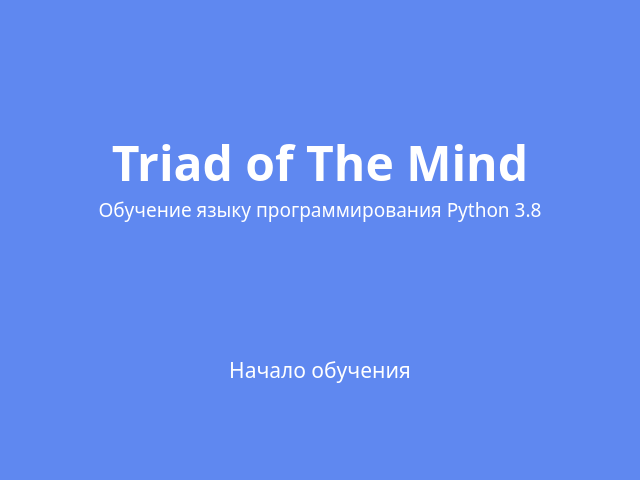
<?xml version="1.0" encoding="UTF-8"?>
<ui version="4.0">
 <class>MainWindow</class>
 <widget class="QMainWindow" name="MainWindow">
  <property name="windowModality">
   <enum>Qt::NonModal</enum>
  </property>
  <property name="enabled">
   <bool>true</bool>
  </property>
  <property name="geometry">
   <rect>
    <x>0</x>
    <y>0</y>
    <width>640</width>
    <height>480</height>
   </rect>
  </property>
  <property name="minimumSize">
   <size>
    <width>640</width>
    <height>480</height>
   </size>
  </property>
  <property name="maximumSize">
   <size>
    <width>640</width>
    <height>480</height>
   </size>
  </property>
  <property name="windowTitle">
   <string>Triad of The Mind</string>
  </property>
  <property name="windowIcon">
   <iconset resource="../image/resource_rc.qrc">
    <normaloff>:/recurce/icon.png</normaloff>:/recurce/icon.png</iconset>
  </property>
  <property name="layoutDirection">
   <enum>Qt::LeftToRight</enum>
  </property>
  <widget class="QWidget" name="centralwidget">
   <property name="enabled">
    <bool>true</bool>
   </property>
   <property name="sizePolicy">
    <sizepolicy hsizetype="Preferred" vsizetype="Preferred">
     <horstretch>0</horstretch>
     <verstretch>0</verstretch>
    </sizepolicy>
   </property>
   <property name="minimumSize">
    <size>
     <width>640</width>
     <height>480</height>
    </size>
   </property>
   <property name="layoutDirection">
    <enum>Qt::LeftToRight</enum>
   </property>
   <property name="styleSheet">
    <string notr="true">background-color: rgb(95, 136, 240);</string>
   </property>
   <layout class="QVBoxLayout" name="verticalLayout_7">
    <property name="sizeConstraint">
     <enum>QLayout::SetDefaultConstraint</enum>
    </property>
    <property name="leftMargin">
     <number>0</number>
    </property>
    <item>
     <layout class="QVBoxLayout" name="verticalLayout">
      <property name="topMargin">
       <number>40</number>
      </property>
      <property name="bottomMargin">
       <number>0</number>
      </property>
      <item>
       <layout class="QHBoxLayout" name="horizontalLayout_2">
        <item>
         <widget class="QLabel" name="logo">
          <property name="minimumSize">
           <size>
            <width>70</width>
            <height>70</height>
           </size>
          </property>
          <property name="maximumSize">
           <size>
            <width>70</width>
            <height>70</height>
           </size>
          </property>
          <property name="text">
           <string>&lt;html&gt;&lt;head/&gt;&lt;body&gt;&lt;p align=&quot;center&quot;&gt;&lt;img src=&quot;:/recurce/logo.png&quot;/&gt;&lt;/p&gt;&lt;/body&gt;&lt;/html&gt;</string>
          </property>
         </widget>
        </item>
       </layout>
      </item>
      <item>
       <widget class="QLabel" name="label_Title">
        <property name="sizePolicy">
         <sizepolicy hsizetype="Preferred" vsizetype="Preferred">
          <horstretch>0</horstretch>
          <verstretch>0</verstretch>
         </sizepolicy>
        </property>
        <property name="minimumSize">
         <size>
          <width>640</width>
          <height>60</height>
         </size>
        </property>
        <property name="maximumSize">
         <size>
          <width>16777215</width>
          <height>60</height>
         </size>
        </property>
        <property name="font">
         <font>
          <family>PT Sans</family>
          <pointsize>36</pointsize>
          <weight>75</weight>
          <bold>true</bold>
         </font>
        </property>
        <property name="layoutDirection">
         <enum>Qt::LeftToRight</enum>
        </property>
        <property name="styleSheet">
         <string notr="true">color:white</string>
        </property>
        <property name="text">
         <string>&lt;html&gt;&lt;head/&gt;&lt;body&gt;&lt;p align=&quot;center&quot;&gt;Triad of The Mind&lt;/p&gt;&lt;/body&gt;&lt;/html&gt;</string>
        </property>
       </widget>
      </item>
      <item>
       <widget class="QLabel" name="label_Title_2">
        <property name="sizePolicy">
         <sizepolicy hsizetype="Preferred" vsizetype="Preferred">
          <horstretch>0</horstretch>
          <verstretch>0</verstretch>
         </sizepolicy>
        </property>
        <property name="minimumSize">
         <size>
          <width>640</width>
          <height>0</height>
         </size>
        </property>
        <property name="maximumSize">
         <size>
          <width>16777215</width>
          <height>30</height>
         </size>
        </property>
        <property name="font">
         <font>
          <family>PT Sans</family>
          <pointsize>20</pointsize>
          <weight>50</weight>
          <bold>false</bold>
         </font>
        </property>
        <property name="layoutDirection">
         <enum>Qt::LeftToRight</enum>
        </property>
        <property name="styleSheet">
         <string notr="true">color:white</string>
        </property>
        <property name="text">
         <string>&lt;html&gt;&lt;head/&gt;&lt;body&gt;&lt;p align=&quot;center&quot;&gt;&lt;span style=&quot; font-size:14pt;&quot;&gt;Обучение языку программирования Python 3.8&lt;/span&gt;&lt;/p&gt;&lt;/body&gt;&lt;/html&gt;</string>
        </property>
       </widget>
      </item>
     </layout>
    </item>
    <item>
     <layout class="QVBoxLayout" name="verticalLayout_2">
      <property name="spacing">
       <number>0</number>
      </property>
      <property name="topMargin">
       <number>70</number>
      </property>
      <property name="bottomMargin">
       <number>80</number>
      </property>
      <item>
       <layout class="QHBoxLayout" name="horizontalLayout">
        <item>
         <widget class="QPushButton" name="go_studyButtob">
          <property name="sizePolicy">
           <sizepolicy hsizetype="Minimum" vsizetype="Fixed">
            <horstretch>0</horstretch>
            <verstretch>0</verstretch>
           </sizepolicy>
          </property>
          <property name="minimumSize">
           <size>
            <width>40</width>
            <height>50</height>
           </size>
          </property>
          <property name="maximumSize">
           <size>
            <width>40</width>
            <height>50</height>
           </size>
          </property>
          <property name="focusPolicy">
           <enum>Qt::StrongFocus</enum>
          </property>
          <property name="layoutDirection">
           <enum>Qt::LeftToRight</enum>
          </property>
          <property name="styleSheet">
           <string notr="true">image: url(:/recurce/arrow.png);
border: none;
</string>
          </property>
          <property name="text">
           <string/>
          </property>
          <property name="autoDefault">
           <bool>false</bool>
          </property>
         </widget>
        </item>
       </layout>
      </item>
      <item>
       <widget class="QLabel" name="label_Title_3">
        <property name="sizePolicy">
         <sizepolicy hsizetype="Preferred" vsizetype="Preferred">
          <horstretch>0</horstretch>
          <verstretch>0</verstretch>
         </sizepolicy>
        </property>
        <property name="minimumSize">
         <size>
          <width>640</width>
          <height>30</height>
         </size>
        </property>
        <property name="maximumSize">
         <size>
          <width>16777215</width>
          <height>30</height>
         </size>
        </property>
        <property name="font">
         <font>
          <family>PT Sans</family>
          <pointsize>16</pointsize>
          <weight>50</weight>
          <bold>false</bold>
         </font>
        </property>
        <property name="layoutDirection">
         <enum>Qt::LeftToRight</enum>
        </property>
        <property name="styleSheet">
         <string notr="true">color:white</string>
        </property>
        <property name="text">
         <string>&lt;html&gt;&lt;head/&gt;&lt;body&gt;&lt;p align=&quot;center&quot;&gt;Начало обучения&lt;/p&gt;&lt;/body&gt;&lt;/html&gt;</string>
        </property>
       </widget>
      </item>
     </layout>
    </item>
   </layout>
  </widget>
 </widget>
 <resources>
  <include location="../image/resource_rc.qrc"/>
 </resources>
 <connections/>
</ui>
